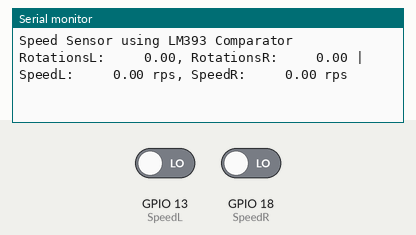
This sketch was run on a simulated ESP32. Shown: the last lines printed to the serial monitor. The inputs (shaded band) are chosen by the test bench; at power-on: GPIO 13 (SpeedL) LOW, GPIO 18 (SpeedR) LOW.

Above: at 1.2 s.
1.3 s: GPIO 13 (SpeedL) driven HIGH
At 1.9 s:
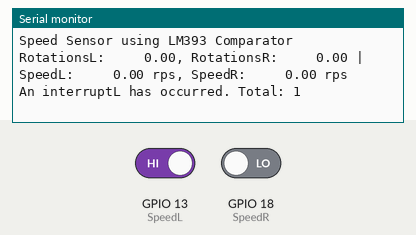
2.8 s: GPIO 18 (SpeedR) driven HIGH
At 2.96 s:
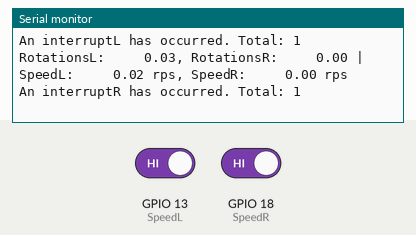
4.3 s: GPIO 13 (SpeedL) driven LOW
At 4.9 s:
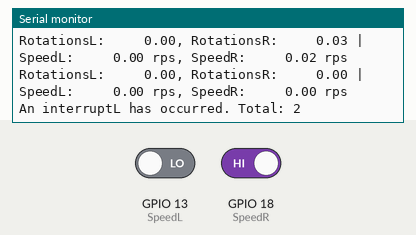
5.8 s: GPIO 18 (SpeedR) driven LOW
At 5.97 s:
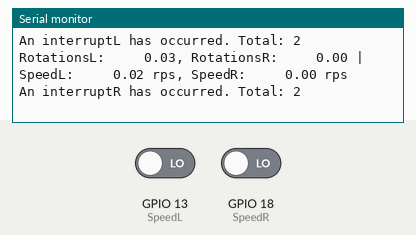

The sketch:

esp32-SpeedSensor-LM393.ino
```cpp
// ---------------------------------------------------------------- //
// Arduino Speed Sensor using LM393 comparator
// ---------------------------------------------------------------- //

#define SpeedL 13   // digital pin for reading the Speed sensor Left
#define SpeedR 18   // digital pin for reading the Speed sensor Right
#define DEBOUNCETIME 1

volatile int interruptCountL = 0;
volatile int interruptCountR = 0;
uint32_t debounceTimeoutL = 0;
uint32_t debounceTimeoutR = 0;
uint32_t debounceTimeoutOldL = 0;
uint32_t debounceTimeoutOldR = 0;
long speedCountL = 0;
long speedCountR = 0;
long speedCountOldL = 0;
long speedCountOldR = 0;
// Mutexes for synchronizing counter access between ISRs and main loop
portMUX_TYPE muxL = portMUX_INITIALIZER_UNLOCKED;
portMUX_TYPE muxR = portMUX_INITIALIZER_UNLOCKED;

unsigned long startTime = 0;
unsigned long endTime = 0;
unsigned long currentTime = 0;
float rotL = 0;
float rotR = 0;
float rpsL = 0;
float rpsR = 0;

// Interrupt Service Routines
void IRAM_ATTR isrSpeedL() {
  debounceTimeoutL = xTaskGetTickCount();    // get millis() inside ISR
  if(debounceTimeoutL - debounceTimeoutOldL > DEBOUNCETIME) {
    portENTER_CRITICAL_ISR(&muxL);
    interruptCountL++;
    portEXIT_CRITICAL_ISR(&muxL);
    debounceTimeoutOldL = debounceTimeoutL;
  }
}

void IRAM_ATTR isrSpeedR() {
 debounceTimeoutR = xTaskGetTickCount();    // get millis() inside ISR
  if(debounceTimeoutR - debounceTimeoutOldR > DEBOUNCETIME) {
    portENTER_CRITICAL_ISR(&muxR);
    interruptCountR++;
    portEXIT_CRITICAL_ISR(&muxR);
    debounceTimeoutOldR = debounceTimeoutR;
  }
}

void setup() {
  pinMode(SpeedL, INPUT); // Sets the echoPin as an INPUT
  pinMode(SpeedR, INPUT); // Sets the echoPin as an INP
  attachInterrupt(digitalPinToInterrupt(SpeedL), isrSpeedL, CHANGE ); // attach iterrupt to speed sensor SpeedL pin, detects every change high->low and low->high
  attachInterrupt(digitalPinToInterrupt(SpeedR), isrSpeedR, CHANGE ); // attach iterrupt to speed sensor SpeedR pin, detects every change high->low and low->high
  Serial.begin(115200); // // Serial Communication is starting with 115200 of baudrate speed
  Serial.println("Speed Sensor using LM393 Comparator"); // print some text in Serial Monitor
  startTime = millis();
  endTime = startTime + 1000;
}


void loop() {
//  Serial.printf("InterruptL: %d, InterruptR: %d\n", interruptCountL , interruptCountR);

  if (interruptCountL > 0) {
    portENTER_CRITICAL(&muxL);
    speedCountL += interruptCountL;
    interruptCountL = 0;
    portEXIT_CRITICAL(&muxL);
    Serial.printf("An interruptL has occurred. Total: %d\n", speedCountL);
  }

  if (interruptCountR > 0) {
    portENTER_CRITICAL(&muxR);
    speedCountR += interruptCountR;
    interruptCountR = 0;
    portEXIT_CRITICAL(&muxR);
    Serial.printf("An interruptR has occurred. Total: %d\n", speedCountR);
  }

  // Calculating the speed
  currentTime = millis();
  if (currentTime > endTime) {
    rotL = (speedCountL - speedCountOldL) / 40.0;   // 1 rotation = 2 x 20 impulses;
    speedCountOldL = speedCountL;
    rotR = (speedCountR - speedCountOldR) / 40.0;   // 1 rotation = 2 x 20 impulses;
    speedCountOldR = speedCountR;
    rpsL = (rotL * 1000) / (currentTime - startTime); // rotations per second
    rpsR = (rotR * 1000) / (currentTime - startTime); // rotations per second
    // Displays the distance on the Serial Monitor
    Serial.printf("RotationsL: %8.2f, RotationsR: %8.2f | SpeedL: %8.2f rps, SpeedR: %8.2f rps\n", rotL, rotR, rpsL, rpsR);
    startTime = millis();
    endTime = startTime + 1000;
  }
  delay(50);
}
```

Measured:
- after the input at 1.3 s, the serial monitor: prints a new line at once (image 1)
- after the input at 2.8 s, the serial monitor: prints a new line at once (image 2)
- after the input at 4.3 s, the serial monitor: prints a new line at once (image 3)
- after the input at 5.8 s, the serial monitor: prints a new line at once (image 4)
